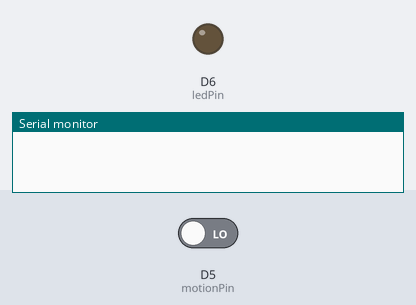
Recording of a sketch running on a simulated ESP8266 (NodeMCU). Shown: output pins drawn as LEDs (lit = HIGH), the last lines printed to the serial monitor. The inputs (shaded band) are chosen by the test bench; at power-on: D5 (motionPin) LOW. WiFi joins after 1.5 s; servers stay silent unless stated.

Above: at 3.0 s.
3.1 s: D5 (motionPin) driven HIGH
At 4.5 s:
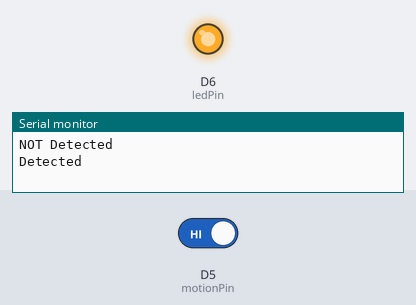
4.8 s: D5 (motionPin) driven LOW
At 7.0 s:
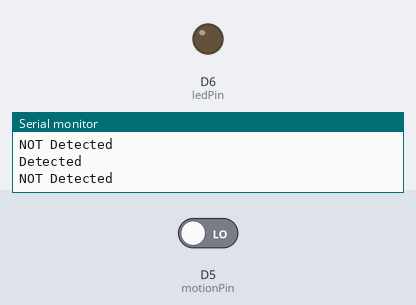
Timing chart, 0 to 8.5 s (numbered marks = the images above; inputs shaded):
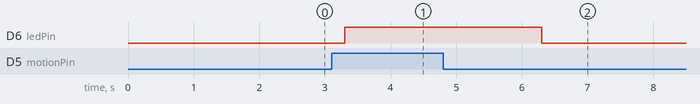

Measured:
- after the input at 3.1 s, D6 (ledPin): LOW → HIGH after 0.20 s
- after the input at 4.8 s, D6 (ledPin): HIGH → LOW after 1.5 s

The sketch:

Blynk_class.ino
```cpp
#define BLYNK_PRINT Serial

#include <ESP8266WiFi.h>
#include <BlynkSimpleEsp8266.h>
#define BLYNK_TEMPLATE_ID ""
#define BLYNK_TEMPLATE_NAME ""
#define auth ""
char ssid[] = "";  // Your WiFi network name
char pass[] = "";  // Your WiFi password

int ledPin = D6;  // The pin number of your LED
int motionPin = D5;  // The pin number of your motion detector sensor
int motionStatus = LOW;  // The current status of the motion detector sensor

void setup() {
  Serial.begin(9600);

  pinMode(ledPin, OUTPUT);
  pinMode(motionPin, INPUT);

  Blynk.begin(auth, ssid, pass);
}

void loop() {

  motionStatus = digitalRead(motionPin);  // Read the motion detector sensor

  if (digitalRead(motionPin) == HIGH) {  // If motion is detected, turn on the LED
    digitalWrite(ledPin, HIGH);
    Blynk.virtualWrite(V1, 1);  // Update the button widget in the app
    Blynk.run();

    while(digitalRead(motionPin) == HIGH){
    Serial.println("Detected");
    if(ledPin==LOW)
    {
    Blynk.virtualWrite(V1, 0);

    }
    Blynk.run();
    delay(1500);
    }

  } if (digitalRead(motionPin) == LOW){  // If no motion is detected, turn off the LED
    delay(1500);

    Serial.println("NOT Detected");

    digitalWrite(ledPin, LOW);
    Blynk.virtualWrite(V1, 0);
    Blynk.run();
      // Update the button widget in the app
  }
}
```
